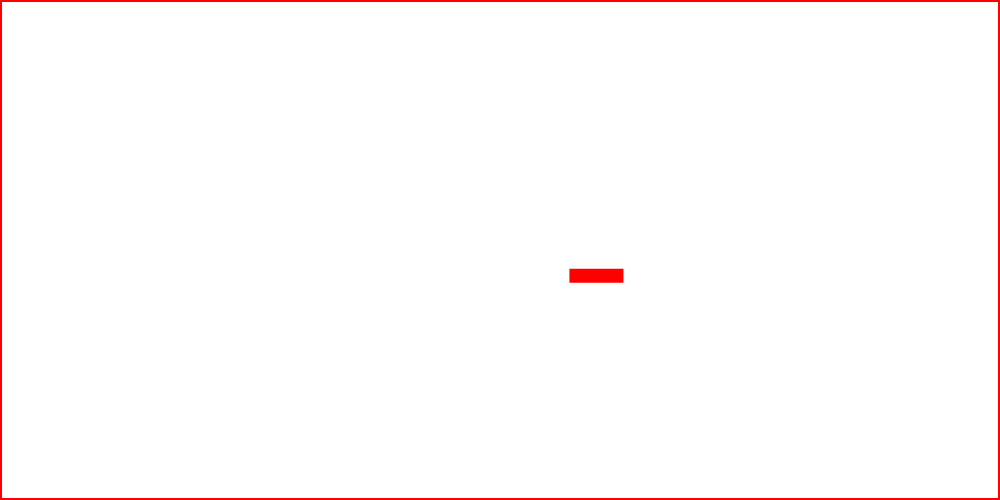
Frame 1 (no input)
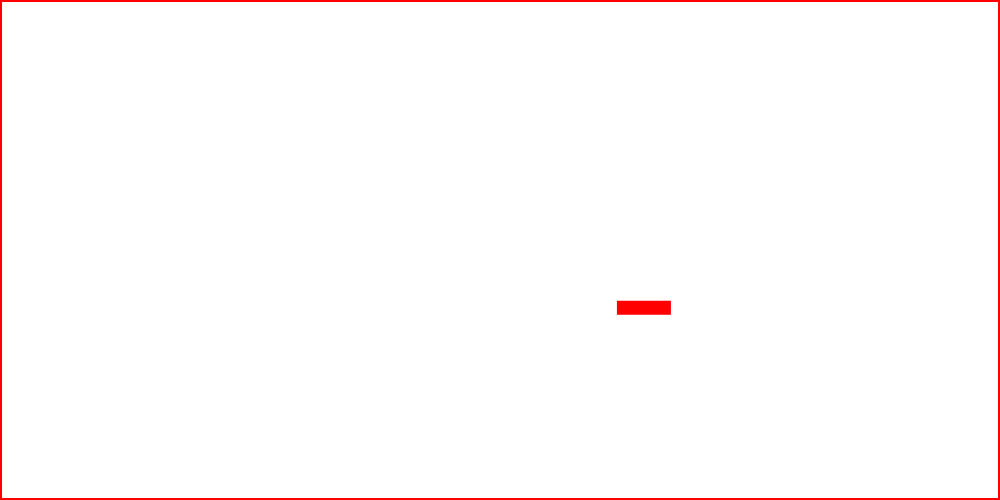
Frame 60 (no input)
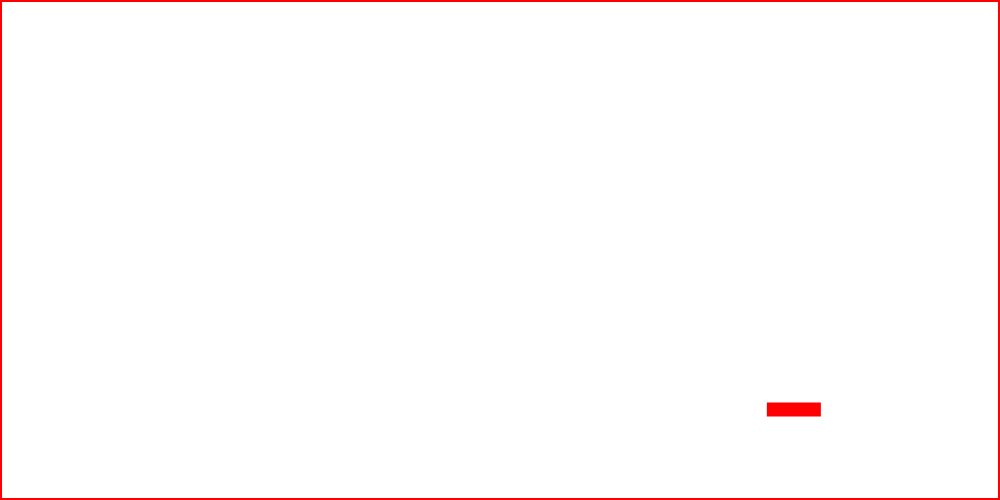
Frame 120 (the mouse pressed at the canvas centre since frame 60)

The p5.js sketch that drew these frames (run headless with seeded random() and noise() and a simulated clock; from frame 60 on, the mouse is pressed at the canvas centre):

// p5.js sketch
// ── sketch.js
//document.addEventListener('DOMContentLoaded', () => {
//  var canvas = document.createElement('canvas')
//
//  var container = document.querySelector('.TestDIV')
//
//  container.appendChild(canvas);
//    
var x;
var speed_x;
var y;
var speed_y;
var a;
var b;
var figure1;

function setup()
{
	createCanvas(1000, 500);
    figure1 = {
        x: width/2 + random(0, 100),
        y: height/2 + random(0, 100),
        a: 50,
        b: 10,
        speed_x: random(1, 3),
        speed_y: random(1, 3)}

}

function draw()
{
    
background(255,255,255);
 strokeWeight(4);
 stroke(255,0,0);
 fill(255,0,0);

//Borders
push();
noFill();
rect(0,0, width, height);
pop();
    
// Figure
    
rect(figure1.x, figure1.y, figure1.a, figure1.b);

    
    
if (frameCount > 40)
    {
        figure1.x += figure1.speed_x;
        figure1.y += figure1.speed_y;
    }
    
if ((figure1.x < 0) || (figure1.x + figure1.a > width))
    {
        figure1.speed_x = - figure1.speed_x;
    }

if ((figure1.y < 0) || (figure1.y + figure1.b > height))
    {
        figure1.speed_y = - figure1.speed_y;
    }
}
//});
